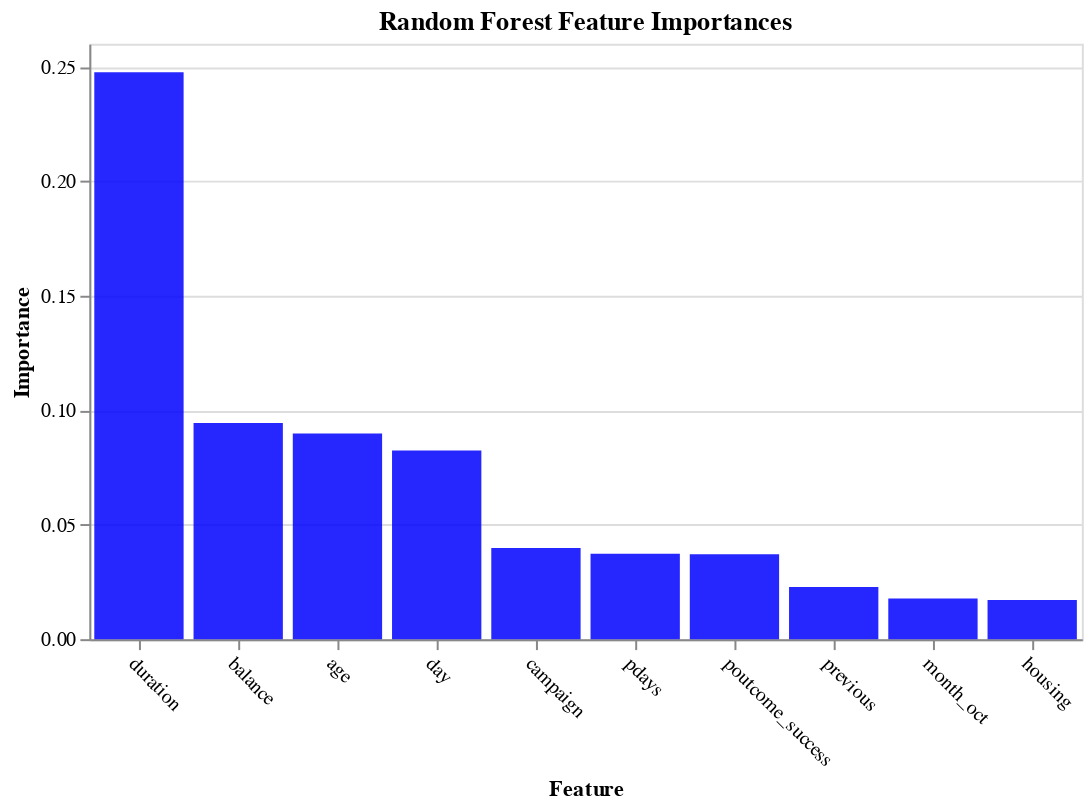

This figure's notebook cell:
### Code cell
plot_imp(best_features_rfi, feature_importances_rfi, 'Random Forest', 'blue')

### Figure 1 — Vega-Lite specification as saved in the notebook (floating-point values rounded to 4 significant figures)
{"config": {"view": {"continuousWidth": 400, "continuousHeight": 300}}, "data": {"name": "data-a6102fc7f75b2f8039630c8a599603c7"}, "mark": {"type": "bar", "color": "blue", "opacity": 0.85}, "encoding": {"x": {"type": "nominal", "axis": {"labelAngle": 45}, "field": "features", "sort": null, "title": "Feature"}, "y": {"type": "quantitative", "field": "importances", "title": "Importance"}}, "title": "Random Forest Feature Importances", "width": 500, "$schema": "https://vega.github.io/schema/vega-lite/v4.8.1.json", "datasets": {"data-a6102fc7f75b2f8039630c8a599603c7": [{"features": "duration", "importances": 0.2476}, {"features": "balance", "importances": 0.09443}, {"features": "age", "importances": 0.08985}, {"features": "day", "importances": 0.08234}, {"features": "campaign", "importances": 0.03986}, {"features": "pdays", "importances": 0.03729}, {"features": "poutcome_success", "importances": 0.03709}, {"features": "previous", "importances": 0.02282}, {"features": "month_oct", "importances": 0.01773}, {"features": "housing", "importances": 0.01705}]}}
